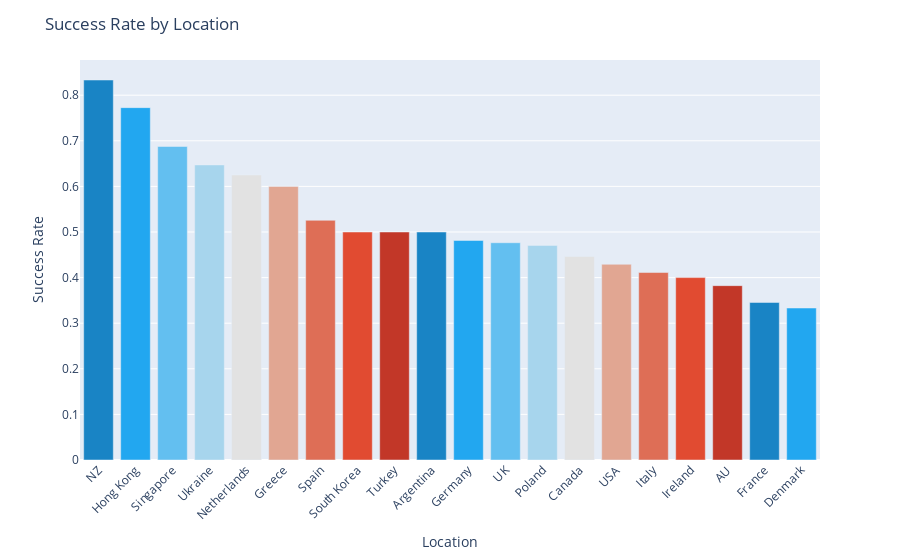

Notebook source saved alongside this figure:
### Markdown cell above
The following graphs represent the success rate of different categories based on a specified target column:

### Code cell
targetCol_success_compare("Location")

### Figure 1 — Plotly figure (JSON) as saved in the notebook; plotly's stock layout.template omitted (floating-point values rounded to 4 significant figures)
{"data": [{"alignmentgroup": "True", "hovertemplate": "Location=%{x}<br>y=%{y}<extra></extra>", "legendgroup": "NZ", "marker": {"color": "#1984c5", "pattern": {"shape": ""}}, "name": "NZ", "offsetgroup": "NZ", "orientation": "v", "showlegend": true, "textposition": "auto", "type": "bar", "x": ["NZ"], "xaxis": "x", "y": [0.8333], "yaxis": "y"}, {"alignmentgroup": "True", "hovertemplate": "Location=%{x}<br>y=%{y}<extra></extra>", "legendgroup": "Hong Kong", "marker": {"color": "#22a7f0", "pattern": {"shape": ""}}, "name": "Hong Kong", "offsetgroup": "Hong Kong", "orientation": "v", "showlegend": true, "textposition": "auto", "type": "bar", "x": ["Hong Kong"], "xaxis": "x", "y": [0.7727], "yaxis": "y"}, {"alignmentgroup": "True", "hovertemplate": "Location=%{x}<br>y=%{y}<extra></extra>", "legendgroup": "Singapore", "marker": {"color": "#63bff0", "pattern": {"shape": ""}}, "name": "Singapore", "offsetgroup": "Singapore", "orientation": "v", "showlegend": true, "textposition": "auto", "type": "bar", "x": ["Singapore"], "xaxis": "x", "y": [0.6875], "yaxis": "y"}, {"alignmentgroup": "True", "hovertemplate": "Location=%{x}<br>y=%{y}<extra></extra>", "legendgroup": "Ukraine", "marker": {"color": "#a7d5ed", "pattern": {"shape": ""}}, "name": "Ukraine", "offsetgroup": "Ukraine", "orientation": "v", "showlegend": true, "textposition": "auto", "type": "bar", "x": ["Ukraine"], "xaxis": "x", "y": [0.6471], "yaxis": "y"}, {"alignmentgroup": "True", "hovertemplate": "Location=%{x}<br>y=%{y}<extra></extra>", "legendgroup": "Netherlands", "marker": {"color": "#e2e2e2", "pattern": {"shape": ""}}, "name": "Netherlands", "offsetgroup": "Netherlands", "orientation": "v", "showlegend": true, "textposition": "auto", "type": "bar", "x": ["Netherlands"], "xaxis": "x", "y": [0.625], "yaxis": "y"}, {"alignmentgroup": "True", "hovertemplate": "Location=%{x}<br>y=%{y}<extra></extra>", "legendgroup": "Greece", "marker": {"color": "#e1a692", "pattern": {"shape": ""}}, "name": "Greece", "offsetgroup": "Greece", "orientation": "v", "showlegend": true, "textposition": "auto", "type": "bar", "x": ["Greece"], "xaxis": "x", "y": [0.6], "yaxis": "y"}, {"alignmentgroup": "True", "hovertemplate": "Location=%{x}<br>y=%{y}<extra></extra>", "legendgroup": "Spain", "marker": {"color": "#de6e56", "pattern": {"shape": ""}}, "name": "Spain", "offsetgroup": "Spain", "orientation": "v", "showlegend": true, "textposition": "auto", "type": "bar", "x": ["Spain"], "xaxis": "x", "y": [0.5256], "yaxis": "y"}, {"alignmentgroup": "True", "hovertemplate": "Location=%{x}<br>y=%{y}<extra></extra>", "legendgroup": "South Korea", "marker": {"color": "#e14b31", "pattern": {"shape": ""}}, "name": "South Korea", "offsetgroup": "South Korea", "orientation": "v", "showlegend": true, "textposition": "auto", "type": "bar", "x": ["South Korea"], "xaxis": "x", "y": [0.5], "yaxis": "y"}, {"alignmentgroup": "True", "hovertemplate": "Location=%{x}<br>y=%{y}<extra></extra>", "legendgroup": "Turkey", "marker": {"color": "#c23728", "pattern": {"shape": ""}}, "name": "Turkey", "offsetgroup": "Turkey", "orientation": "v", "showlegend": true, "textposition": "auto", "type": "bar", "x": ["Turkey"], "xaxis": "x", "y": [0.5], "yaxis": "y"}, {"alignmentgroup": "True", "hovertemplate": "Location=%{x}<br>y=%{y}<extra></extra>", "legendgroup": "Argentina", "marker": {"color": "#1984c5", "pattern": {"shape": ""}}, "name": "Argentina", "offsetgroup": "Argentina", "orientation": "v", "showlegend": true, "textposition": "auto", "type": "bar", "x": ["Argentina"], "xaxis": "x", "y": [0.5], "yaxis": "y"}, {"alignmentgroup": "True", "hovertemplate": "Location=%{x}<br>y=%{y}<extra></extra>", "legendgroup": "Germany", "marker": {"color": "#22a7f0", "pattern": {"shape": ""}}, "name": "Germany", "offsetgroup": "Germany", "orientation": "v", "showlegend": true, "textposition": "auto", "type": "bar", "x": ["Germany"], "xaxis": "x", "y": [0.4815], "yaxis": "y"}, {"alignmentgroup": "True", "hovertemplate": "Location=%{x}<br>y=%{y}<extra></extra>", "legendgroup": "UK", "marker": {"color": "#63bff0", "pattern": {"shape": ""}}, "name": "UK", "offsetgroup": "UK", "orientation": "v", "showlegend": true, "textposition": "auto", "type": "bar", "x": ["UK"], "xaxis": "x", "y": [0.4765], "yaxis": "y"}, {"alignmentgroup": "True", "hovertemplate": "Location=%{x}<br>y=%{y}<extra></extra>", "legendgroup": "Poland", "marker": {"color": "#a7d5ed", "pattern": {"shape": ""}}, "name": "Poland", "offsetgroup": "Poland", "orientation": "v", "showlegend": true, "textposition": "auto", "type": "bar", "x": ["Poland"], "xaxis": "x", "y": [0.4706], "yaxis": "y"}, {"alignmentgroup": "True", "hovertemplate": "Location=%{x}<br>y=%{y}<extra></extra>", "legendgroup": "Canada", "marker": {"color": "#e2e2e2", "pattern": {"shape": ""}}, "name": "Canada", "offsetgroup": "Canada", "orientation": "v", "showlegend": true, "textposition": "auto", "type": "bar", "x": ["Canada"], "xaxis": "x", "y": [0.4462], "yaxis": "y"}, {"alignmentgroup": "True", "hovertemplate": "Location=%{x}<br>y=%{y}<extra></extra>", "legendgroup": "USA", "marker": {"color": "#e1a692", "pattern": {"shape": ""}}, "name": "USA", "offsetgroup": "USA", "orientation": "v", "showlegend": true, "textposition": "auto", "type": "bar", "x": ["USA"], "xaxis": "x", "y": [0.4292], "yaxis": "y"}, {"alignmentgroup": "True", "hovertemplate": "Location=%{x}<br>y=%{y}<extra></extra>", "legendgroup": "Italy", "marker": {"color": "#de6e56", "pattern": {"shape": ""}}, "name": "Italy", "offsetgroup": "Italy", "orientation": "v", "showlegend": true, "textposition": "auto", "type": "bar", "x": ["Italy"], "xaxis": "x", "y": [0.4111], "yaxis": "y"}, {"alignmentgroup": "True", "hovertemplate": "Location=%{x}<br>y=%{y}<extra></extra>", "legendgroup": "Ireland", "marker": {"color": "#e14b31", "pattern": {"shape": ""}}, "name": "Ireland", "offsetgroup": "Ireland", "orientation": "v", "showlegend": true, "textposition": "auto", "type": "bar", "x": ["Ireland"], "xaxis": "x", "y": [0.4], "yaxis": "y"}, {"alignmentgroup": "True", "hovertemplate": "Location=%{x}<br>y=%{y}<extra></extra>", "legendgroup": "AU", "marker": {"color": "#c23728", "pattern": {"shape": ""}}, "name": "AU", "offsetgroup": "AU", "orientation": "v", "showlegend": true, "textposition": "auto", "type": "bar", "x": ["AU"], "xaxis": "x", "y": [0.3824], "yaxis": "y"}, {"alignmentgroup": "True", "hovertemplate": "Location=%{x}<br>y=%{y}<extra></extra>", "legendgroup": "France", "marker": {"color": "#1984c5", "pattern": {"shape": ""}}, "name": "France", "offsetgroup": "France", "orientation": "v", "showlegend": true, "textposition": "auto", "type": "bar", "x": ["France"], "xaxis": "x", "y": [0.3455], "yaxis": "y"}, {"alignmentgroup": "True", "hovertemplate": "Location=%{x}<br>y=%{y}<extra></extra>", "legendgroup": "Denmark", "marker": {"color": "#22a7f0", "pattern": {"shape": ""}}, "name": "Denmark", "offsetgroup": "Denmark", "orientation": "v", "showlegend": true, "textposition": "auto", "type": "bar", "x": ["Denmark"], "xaxis": "x", "y": [0.3333], "yaxis": "y"}], "layout": {"barmode": "relative", "legend": {"title": {"text": "Location"}, "tracegroupgap": 0}, "margin": {"t": 60}, "showlegend": false, "title": {"text": "Success Rate by Location"}, "xaxis": {"anchor": "y", "categoryarray": ["NZ", "Hong Kong", "Singapore", "Ukraine", "Netherlands", "Greece", "Spain", "South Korea", "Turkey", "Argentina", "Germany", "UK", "Poland", "Canada", "USA", "Italy", "Ireland", "AU", "France", "Denmark"], "categoryorder": "array", "domain": [0, 1], "tickangle": -45, "title": {"text": "Location"}}, "yaxis": {"anchor": "x", "domain": [0, 1], "title": {"text": "Success Rate"}}}}
